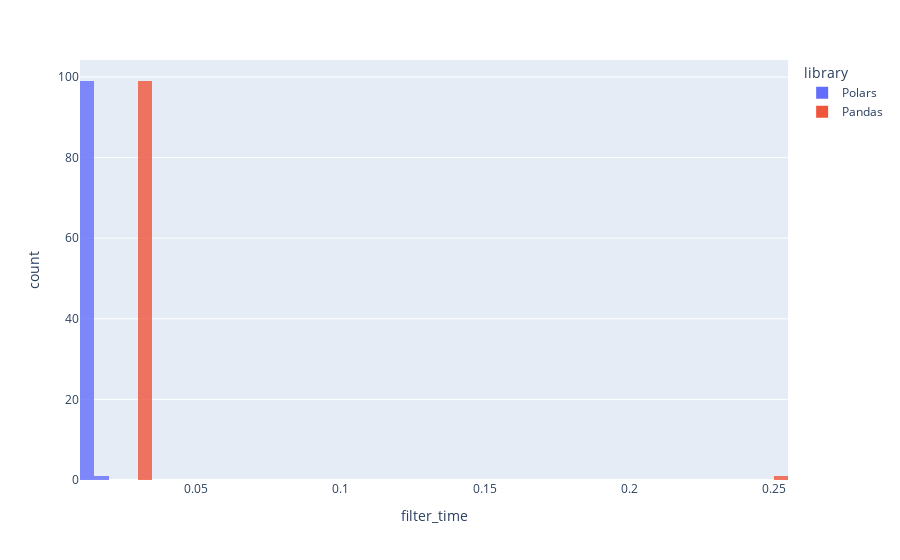

Source (notebook cell):
### Code cell
fig = px.histogram(df, x="filter_time", color="library", opacity=0.8)
fig.show()
